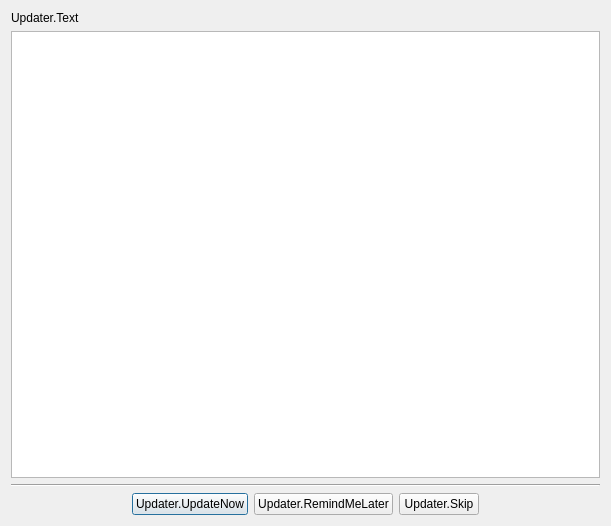
<?xml version="1.0" encoding="UTF-8"?>
<ui version="4.0">
 <class>PLSUpdate</class>
 <widget class="QWidget" name="PLSUpdate">
  <property name="geometry">
   <rect>
    <x>0</x>
    <y>0</y>
    <width>611</width>
    <height>526</height>
   </rect>
  </property>
  <property name="windowTitle">
   <string>Updater.Title</string>
  </property>
  <layout class="QVBoxLayout" name="verticalLayout">
   <item>
    <widget class="QLabel" name="label">
     <property name="text">
      <string>Updater.Text</string>
     </property>
    </widget>
   </item>
   <item>
    <widget class="QTextEdit" name="text">
     <property name="readOnly">
      <bool>true</bool>
     </property>
     <property name="html">
      <string>&lt;!DOCTYPE HTML PUBLIC &quot;-//W3C//DTD HTML 4.0//EN&quot; &quot;http://www.w3.org/TR/REC-html40/strict.dtd&quot;&gt;
&lt;html&gt;&lt;head&gt;&lt;meta name=&quot;qrichtext&quot; content=&quot;1&quot; /&gt;&lt;style type=&quot;text/css&quot;&gt;
p, li { white-space: pre-wrap; }
&lt;/style&gt;&lt;/head&gt;&lt;body style=&quot; font-family:'MS Shell Dlg 2'; font-size:8.25pt; font-weight:400; font-style:normal;&quot;&gt;
&lt;p style=&quot;-qt-paragraph-type:empty; margin-top:0px; margin-bottom:0px; margin-left:0px; margin-right:0px; -qt-block-indent:0; text-indent:0px; font-size:8pt;&quot;&gt;&lt;br /&gt;&lt;/p&gt;&lt;/body&gt;&lt;/html&gt;</string>
     </property>
    </widget>
   </item>
   <item>
    <widget class="Line" name="line">
     <property name="orientation">
      <enum>Qt::Horizontal</enum>
     </property>
    </widget>
   </item>
   <item>
    <layout class="QHBoxLayout" name="horizontalLayout">
     <item>
      <spacer name="horizontalSpacer">
       <property name="orientation">
        <enum>Qt::Horizontal</enum>
       </property>
       <property name="sizeHint" stdset="0">
        <size>
         <width>40</width>
         <height>20</height>
        </size>
       </property>
      </spacer>
     </item>
     <item>
      <widget class="QPushButton" name="yes">
       <property name="text">
        <string>Updater.UpdateNow</string>
       </property>
       <property name="default">
        <bool>true</bool>
       </property>
      </widget>
     </item>
     <item>
      <widget class="QPushButton" name="no">
       <property name="text">
        <string>Updater.RemindMeLater</string>
       </property>
      </widget>
     </item>
     <item>
      <widget class="QPushButton" name="skip">
       <property name="text">
        <string>Updater.Skip</string>
       </property>
      </widget>
     </item>
     <item>
      <spacer name="horizontalSpacer_2">
       <property name="orientation">
        <enum>Qt::Horizontal</enum>
       </property>
       <property name="sizeHint" stdset="0">
        <size>
         <width>40</width>
         <height>20</height>
        </size>
       </property>
      </spacer>
     </item>
    </layout>
   </item>
  </layout>
 </widget>
 <resources/>
 <connections/>
</ui>
